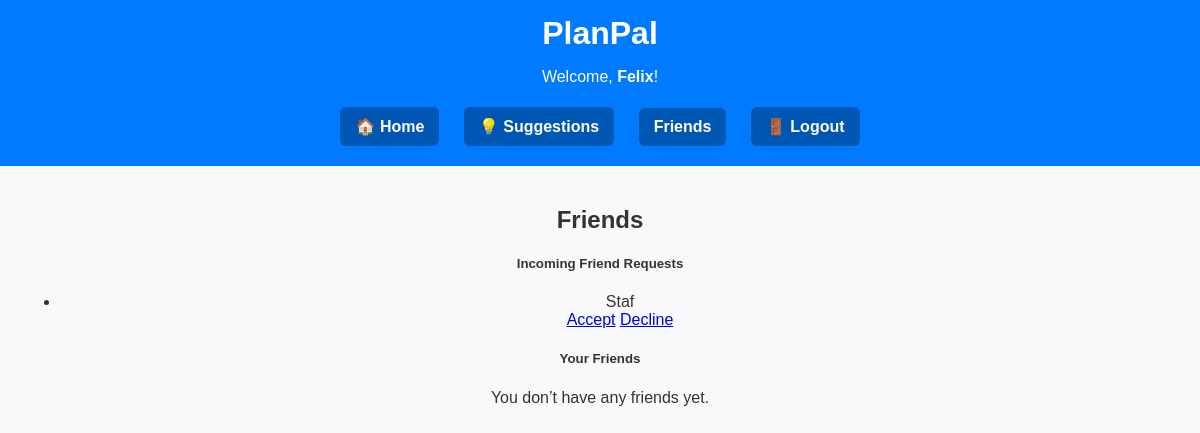
The page /connect/friends/ (signed in) on the database as committed earlier.
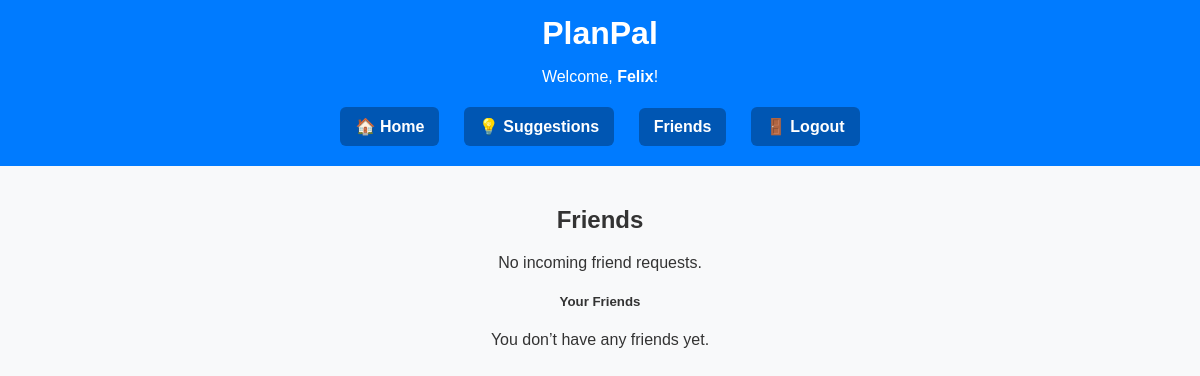
The same page on the database as committed later.
### connect/models.py (models this page shows, shortened)
class FriendRequest(models.Model):
    from_user = models.ForeignKey(User, related_name='friend_requests_sent', on_delete=models.CASCADE)
    to_user = models.ForeignKey(User, related_name='friend_requests_received', on_delete=models.CASCADE)
    created_at = models.DateTimeField(auto_now_add=True)
    class Meta:
        unique_together = ('from_user', 'to_user')

### connect/views.py (the view)
# urls.py: path('friends/', views.friends_view, name='friends'),
@login_required
def friends_view(request):
    from django.db.models import Q
    from .models import Friendship, FriendRequest
    friendships = Friendship.objects.filter(Q(from_user=request.user) | Q(to_user=request.user))
    friends = set()
    for f in friendships:
        if f.from_user == request.user:
            friends.add(f.to_user)
        else:
            friends.add(f.from_user)
    incoming_requests = FriendRequest.objects.filter(to_user=request.user)
    context = {
        'friends': friends,
        'incoming_requests': incoming_requests,
    }
    return render(request, 'connect/friends.html', context)
    return render(request, 'connect/friends.html', context)

### connect/templates/connect/friends.html (shortened to what this page needs)
{% extends 'connect/layout.html' %}
{% block content %}
<div class="container mt-4">
  <h2 class="mb-4 text-center">Friends</h2>
  {% if incoming_requests %}
    <div class="card mb-4 shadow-sm">
      <div class="card-header bg-light">
        <h5 class="mb-0">Incoming Friend Requests</h5>
      </div>
      <ul class="list-group list-group-flush">
        {% for req in incoming_requests %}
          <li class="list-group-item d-flex justify-content-between align-items-center">
            <span>{{ req.from_user.username }}</span>
            <div>
              <a href="{% url 'accept_friend_request' req.id %}" class="btn btn-success btn-sm me-2">Accept</a>
              <a href="{% url 'decline_friend_request' req.id %}" class="btn btn-danger btn-sm">Decline</a>
            </div>
          </li>
        {% endfor %}
      </ul>
    </div>
  {% else %}
    <p class="text-muted">No incoming friend requests.</p>
  {% endif %}
  <div class="card shadow-sm">
    <div class="card-header bg-light">
      <h5 class="mb-0">Your Friends</h5>
    </div>
    {% if friends %}
      <ul class="list-group list-group-flush">
        {% for friend in friends %}
          <li class="list-group-item d-flex justify-content-between align-items-center">
            <span>{{ friend.username }}</span>
            <a href="{% url 'unfriend' friend.id %}" class="btn btn-outline-danger btn-sm">Unfriend</a>
          </li>
        {% endfor %}
      </ul>
    {% else %}
      <p class="p-3 text-muted mb-0">You don’t have any friends yet.</p>
    {% endif %}
  </div>
</div>
{% endblock %}

### connect/templates/connect/layout.html (shortened to what this page needs)
<!DOCTYPE html>
<html lang="en">
<head>
</head>
<body>
    <header>
        <h1>PlanPal</h1>
        {% if request.user.is_authenticated %}
            <p>Welcome, <strong>{{ request.user.username }}</strong>!</p>
        {% endif %}
        <nav>
            <a href="{% url 'index' %}">🏠 Home</a>
            <a href="{% url 'suggestions' %}">💡 Suggestions</a>
            <a href="{% url 'friends' %}">Friends</a>
            <a href="{% url 'logout' %}">🚪 Logout</a>
        </nav>
    </header>
    <main>
        {% block content %}{% endblock %}
    </main>
</body>
</html>

### connect/templates/connect/layout.html (style rules this page uses)
body { font-family: Arial, sans-serif; background-color: #f8f9fa; color: #333; text-align: center; margin: 0; padding: 0; }
header { background-color: #007bff; color: white; padding: 15px; }
header h1 { margin: 0; }
nav { margin-top: 10px; }
nav a { display: inline-block; margin: 5px 10px; padding: 10px 15px; background-color: #0056b3; color: white; text-decoration: none; border-radius: 6px; font-weight: bold; }
main { padding: 20px; }

Rows that differ between the two databases and show on the page:
removed FriendRequest: from_user.username "Staf"
Other text that changed with them:
text no longer shown: "Incoming Friend Requests"
text now shown: "No incoming friend requests."
